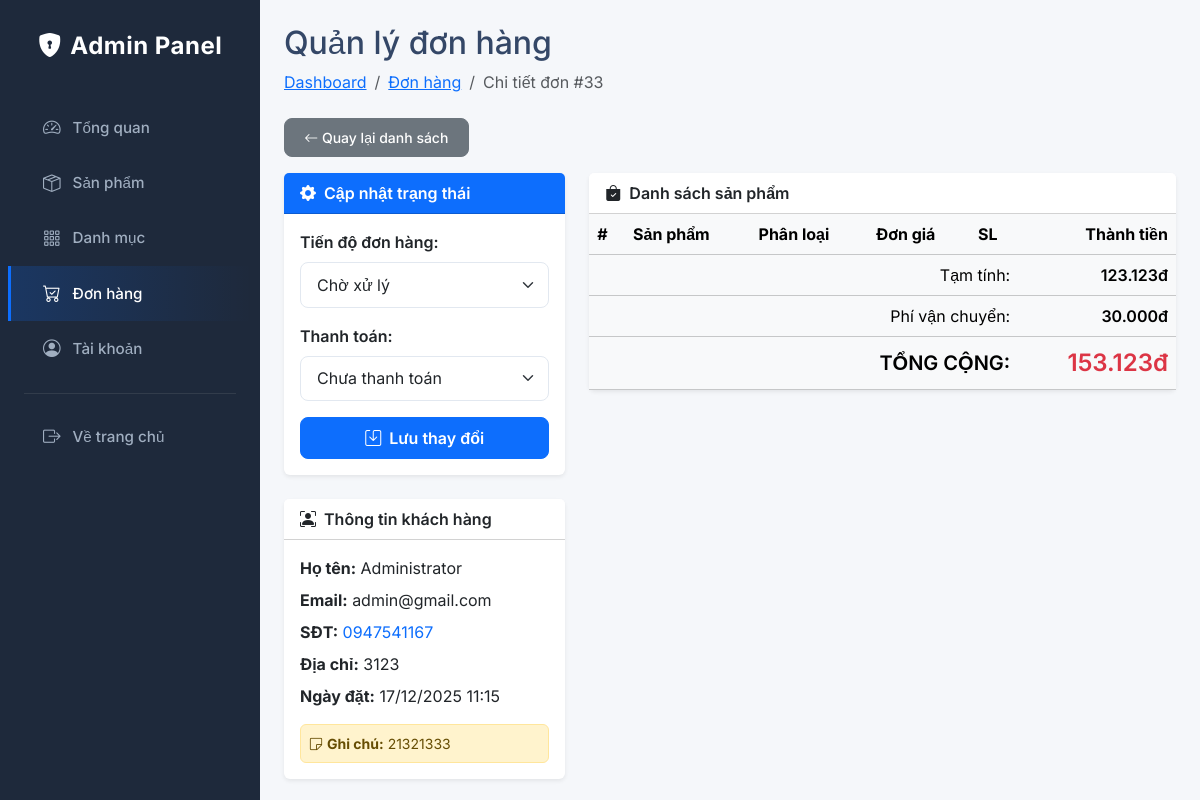
Screenshot of /admin.php?ctrl=admin&act=order_detail&id=33 (signed in) with the database file from the repository.
### tables this page shows
CREATE TABLE `orders` (
  `id` int NOT NULL,
  `user_id` int NOT NULL,
  `name` varchar(100) NOT NULL,
  `email` varchar(100) DEFAULT NULL,
  `phone` varchar(20) NOT NULL,
  `address` text NOT NULL,
  `note` text,
  `total_amount` decimal(15,2) NOT NULL,
  `Shipping_fee` decimal(10,2) DEFAULT '0.00',
  `pay_method_id` int DEFAULT '1',
  `payment_status` enum('unpaid','paid','refunded') DEFAULT 'unpaid',
  `status` enum('pending','confirmed','shipping','completed','cancelled') DEFAULT 'pending',
  `created_at` datetime DEFAULT CURRENT_TIMESTAMP,
  `updated_at` datetime DEFAULT CURRENT_TIMESTAMP ON UPDATE CURRENT_TIMESTAMP
);

### Models/Database.php (called while the page is built, shortened)
<?php
class Database
{
  private $servername = "localhost";
  private $username = "root";
  private $password = "";
  private $dbname = "du_an_9";
  private $conn;
  function __construct()
  {
    try {
      $this->conn = new PDO("mysql:host=$this->servername;dbname=$this->dbname", $this->username, $this->password);
      $this->conn->setAttribute(PDO::ATTR_ERRMODE, PDO::ERRMODE_EXCEPTION);
    } catch (PDOException $e) {
      echo "Connection failed: " . $e->getMessage();
    }
  }
  private function normalizeParams($args) {
      if (count($args) === 1 && is_array($args[0])) {
          return $args[0];
      }
      return $args;
  }
  function query($sql, ...$args)
  {
    try {
      $stmt = $this->conn->prepare($sql);
      $params = $this->normalizeParams($args);
      $stmt->execute($params);
      $stmt->setFetchMode(PDO::FETCH_ASSOC);
      return $stmt->fetchAll();
    } catch (PDOException $e) {
      echo "Error SQL: " . $e->getMessage();
      return [];
    }
  }
}

### Models/Order.php (called while the page is built, shortened)
<?php
include_once "./Models/Database.php";
class Order
{
  private $db;
  function __construct()
  {
    $this->db = new Database();
  }
    function getOrderById($id) {
        $sql = "SELECT * FROM orders WHERE id = ?";
        $result = $this->db->query($sql, [$id]);
        return isset($result[0]) ? $result[0] : null;
    }
}

### Views/admin/page_order_detail.php (the view, shortened to what this page needs)
<?php include_once "./Views/admin/layout_sidebar_admin.php" ?>
<div class="container-fluid px-4">
    <h2 class="mt-4">Quản lý đơn hàng</h2>
    <ol class="breadcrumb mb-4">
        <li class="breadcrumb-item"><a href="?ctrl=admin&act=dashboard">Dashboard</a></li>
        <li class="breadcrumb-item"><a href="?ctrl=admin&act=order">Đơn hàng</a></li>
        <li class="breadcrumb-item active">Chi tiết đơn #<?= $order['id'] ?></li>
    </ol>
    <div class="mb-3">
        <a href="?ctrl=admin&act=order" class="btn btn-secondary btn-sm">
            <i class="bi bi-arrow-left"></i> Quay lại danh sách
        </a>
    </div>
    <div class="row">
        <div class="col-lg-4">
            <div class="card mb-4 shadow-sm border-0">
                <div class="card-header bg-primary text-white fw-bold">
                    <i class="bi bi-gear-fill me-1"></i> Cập nhật trạng thái
                </div>
                    <div class="card-body">
                        <form action="?ctrl=admin&act=update_order_status" method="POST">
                            <div class="mb-3">
                                <label class="form-label fw-bold">Tiến độ đơn hàng:</label>
                                <?php
                                    $currentStatus = $order['status'];
                                    $allowList = [];
                                    switch ($currentStatus) {
                                        case 'pending':   $allowList = ['pending', 'confirmed', 'cancelled']; break;
                                    }
                                ?>
                                <select name="status" class="form-select" <?= ($currentStatus == 'completed' || $currentStatus == 'cancelled') ? 'disabled' : '' ?>>
                                    <?php
                                        $statuses = [
                                            'pending'   => 'Chờ xử lý',
                                            'confirmed' => 'Đã xác nhận',
                                            'shipping'  => 'Đang giao hàng',
                                            'completed' => 'Hoàn thành',
                                            'cancelled' => 'Đã hủy'
                                        ];
                                        foreach($statuses as $key => $label):
                                            $isDisabled = !in_array($key, $allowList);
                                    ?>
                                        <option value="<?= $key ?>"
                                            <?= ($currentStatus == $key) ? 'selected' : '' ?>
                                            <?= $isDisabled ? 'disabled style="color: #ccc;"' : '' ?>>
                                            <?= $label ?>
                                        </option>
                                    <?php endforeach; ?>
                                </select>
                            </div>
                            <div class="mb-3">
                                <label class="form-label fw-bold">Thanh toán:</label>
                                <select name="payment_status" class="form-select" <?= ($currentStatus == 'completed') ? 'disabled' : '' ?>>
                                    <option value="unpaid" <?= ($order['payment_status'] == 'unpaid') ? 'selected' : '' ?>>Chưa thanh toán</option>
                                </select>
                            </div>
                            <?php if($currentStatus != 'completed' && $currentStatus != 'cancelled'): ?>
                            <button type="submit" class="btn btn-primary w-100 fw-bold">
                                <i class="bi bi-save me-1"></i> Lưu thay đổi
                            </button>
                            <?php else: ?>
                                <div class="alert alert-secondary text-center mb-0">
                                    Đơn hàng đã kết thúc
                                </div>
                            <?php endif; ?>
                        </form>
                    </div>
            </div>
            <div class="card mb-4 shadow-sm border-0">
                <div class="card-header bg-white fw-bold">
                    <i class="bi bi-person-bounding-box me-1"></i> Thông tin khách hàng
                </div>
                <div class="card-body">
                    <ul class="list-unstyled mb-0">
                        <li class="mb-2"><strong>Họ tên:</strong> <?= htmlspecialchars($order['name']) ?></li>
                        <li class="mb-2"><strong>Email:</strong> <?= htmlspecialchars($order['email']) ?></li>
                        <li class="mb-2"><strong>SĐT:</strong> <span class="text-primary"><?= htmlspecialchars($order['phone']) ?></span></li>
                        <li class="mb-2"><strong>Địa chỉ:</strong> <?= htmlspecialchars($order['address']) ?></li>
                        <li class="mb-2"><strong>Ngày đặt:</strong> <?= date('d/m/Y H:i', strtotime($order['created_at'])) ?></li>
                    </ul>
                    <?php if(!empty($order['note'])): ?>
                        <div class="alert alert-warning p-2 mt-3 mb-0 small">
                            <i class="bi bi-sticky me-1"></i><strong>Ghi chú:</strong> <?= htmlspecialchars($order['note']) ?>
                        </div>
                    <?php endif; ?>
                </div>
            </div>
        </div>
        <div class="col-lg-8">
            <div class="card shadow-sm border-0">
                <div class="card-header bg-white fw-bold">
                    <i class="bi bi-bag-check-fill me-1"></i> Danh sách sản phẩm
                </div>
                <div class="card-body p-0">
                    <div class="table-responsive">
                        <table class="table table-hover align-middle mb-0">
                            <thead class="table-light">
                                <tr>
                                    <th>#</th>
                                    <th>Sản phẩm</th>
                                    <th>Phân loại</th>
                                    <th>Đơn giá</th>
                                    <th>SL</th>
                                    <th class="text-end">Thành tiền</th>
                                </tr>
                            </thead>
                            <tfoot class="table-light">
                                <tr>
                                    <td colspan="5" class="text-end">Tạm tính:</td>
                                    <td class="text-end fw-bold"><?= number_format($order['total_amount'] - $order['Shipping_fee'], 0, ',', '.') ?>đ</td>
                                </tr>
                                <tr>
                                    <td colspan="5" class="text-end">Phí vận chuyển:</td>
                                    <td class="text-end fw-bold"><?= number_format($order['Shipping_fee'], 0, ',', '.') ?>đ</td>
                                </tr>
                                <tr class="bg-white">
                                    <td colspan="5" class="text-end fw-bold text-uppercase fs-5">Tổng cộng:</td>
                                    <td class="text-end fw-bold text-danger fs-4"><?= number_format($order['total_amount'], 0, ',', '.') ?>đ</td>
                                </tr>
                            </tfoot>
                        </table>
                    </div>
                </div>
            </div>
        </div>
    </div>
</div>

### Views/admin/layout_sidebar_admin.php (style rules this page uses)
:root { --sidebar-w: 260px; --primary-color: #0d6efd; --bg-body: #f5f7fa; }
* { box-sizing: border-box; margin:0; padding:0; }
body { font-family: 'Inter', sans-serif; background: var(--bg-body); min-height: 100vh; display: flex; color: #344767; }
.form-control, .form-select { border-radius: 8px; border: 1px solid #e2e8f0; padding: 0.6rem 1rem; }
.btn { border-radius: 8px; font-weight: 500; padding: 0.5rem 1.2rem; }
.fw-bold { font-weight: 600 !important; }

### rows the page displays
orders: id "33", status "Chờ xử lý", payment_status "Chưa thanh toán", name "Administrator", email "admin@gmail.com", phone "0947541167", address "3123", created_at "17/12/2025 11:15", note "21321333", $order['total_amount'] - $order['Shipping_fee'] "123.123", Shipping_fee "30.000", total_amount "153.123"
